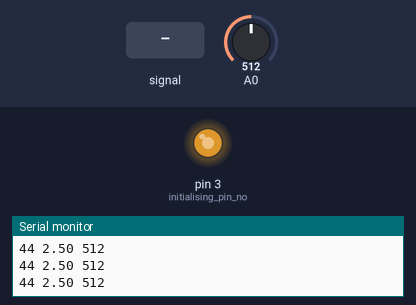
Bench run of a sketch on a simulated Arduino Uno, built with avr-gcc and run on an emulated ATmega328P. On the bench: output pins drawn as LEDs (lit = HIGH), the last lines printed to the serial monitor. The test bench sets the inputs (shaded band); at power-on: A0 = 512.

Above: at 1.2 s.
1.3 s: A0 fed a 2 Hz sine of ±306 counts around its level
At 1.49 s:
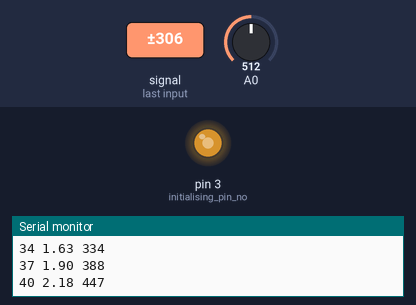
4.3 s: A0 set to 20
5.8 s: A0 set to 28
At 6.3 s:
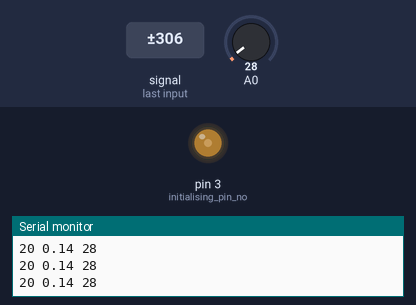
7.3 s: A0 set to 0
At 8.5 s:
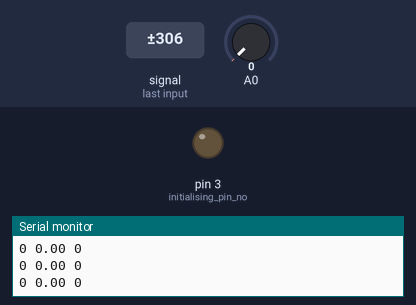
10.3 s: A0 set to 40
At 11.0 s:
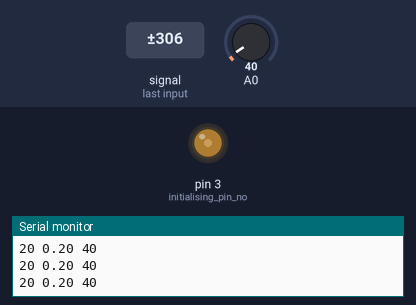
Timing chart, 0 to 12.8 s (numbered marks = the images above; inputs shaded):
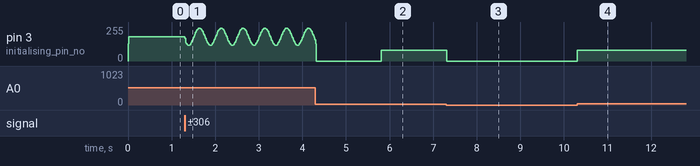

The sketch:

PWM_Averaging_ADC_16Khz.ino
```cpp
/////////////////////////////////////////////////////Averaging & filtering using map function(ADC)/////////////////////////////////////////////////////////////////////
float  voltage=0;
unsigned long average_sensorValue=0;
unsigned int i=0, count=0, value=0;
//////////////////////////////////////////////////////////////////////////////////////////////////////////////////////////
void setup()
{
  // put your setup code here, to run once:
  Serial.begin(9600);
  pinMode(3, OUTPUT);                               // initialising pin no.3 for PWM
  TCCR2A = _BV(COM2A0) | _BV(COM2B1) | _BV(WGM20);  // 16Khz PWM initialization
  TCCR2B = _BV(WGM22) | _BV(CS21);
  OCR2A = 62;
  OCR2B = 31;
}
//////////////////////////////////////////////////////////////////////////////////////////////////////////////////////////
void loop()
{
  int sensorValue = analogRead(A0);
  voltage = sensorValue * (5.0 / 1023.0);
  average_sensorValue += sensorValue;                   //Addition of 100 samples of ADC for averaging
  count++;                                              // Count for 100 samples

  if(count == 120)
  {
   count = 0;
   average_sensorValue = average_sensorValue/100;       //Averaging of 100 samples
   value = map(average_sensorValue, 30, 1023, 20, 62);

   if (average_sensorValue <= 30)                       //turn off PWM below 1V
   {
    value=0;
   }
   OCR2B = value;                                       //duty cycle value

   /////////////////Print functions/////////////////////////////////////////
   Serial.print(OCR2B);
   Serial.print(' ');
   Serial.print(voltage);
   Serial.print(' ');
   Serial.println(sensorValue);
   /////////////////////////////////////////////////////////////////////////
  }
}
```

Measured:
- after the input at 5.8 s, pin 3 (initialising_pin_no): 0/255 → 82/255 at once
- after the input at 7.3 s, pin 3 (initialising_pin_no): 82/255 → 0/255 at once
- after the input at 10.3 s, pin 3 (initialising_pin_no): 0/255 → 82/255 at once
